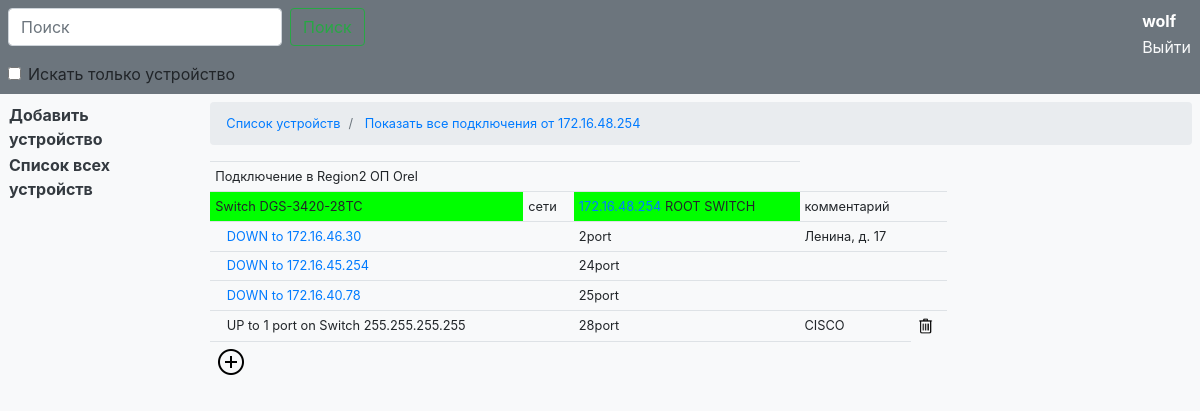
Before: /connection/2/ (signed in) with the older database file.
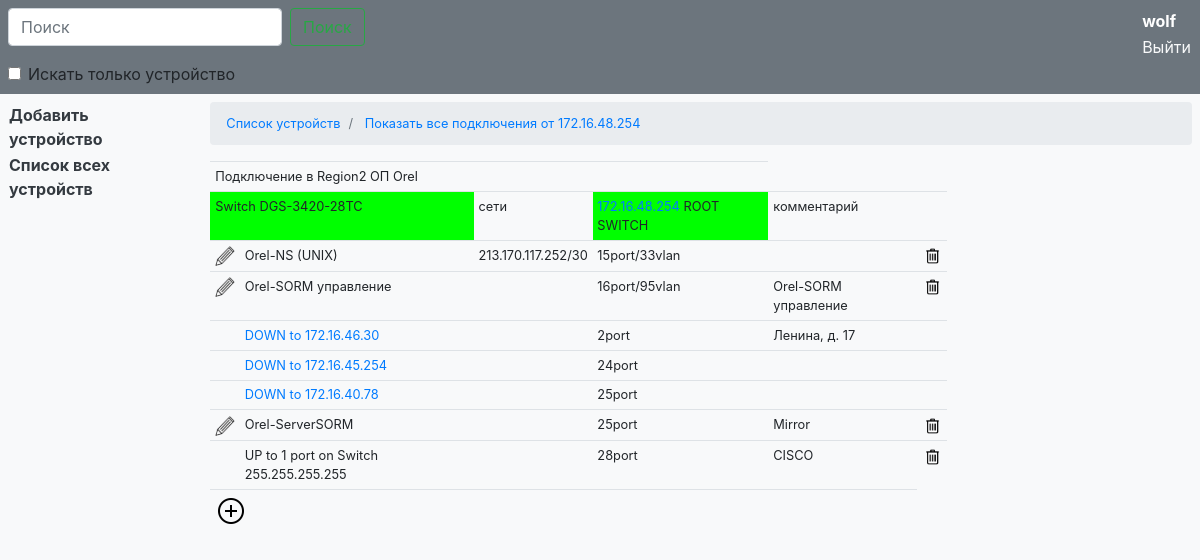
After: the same page with the newer database file.
### models_device/models.py (models this page shows, shortened)
class Device(models.Model):
    model = models.ForeignKey(ModelDevices, null=True, on_delete=models.SET_NULL, help_text='модель устройства', verbose_name='Модель')
    ip = models.GenericIPAddressField(unique=True, help_text='IP нового устройства', verbose_name='IP устройства')
    incoming_port = models.CharField(max_length=10, help_text='приходящий порт', default=1, verbose_name='Приходящий порт')
    up_connect_ip = models.GenericIPAddressField(validators=[validate_up_connect_ip], help_text='IP устройства от которого подключено', verbose_name='IP вышестоящего')
    up_connect_port = models.CharField(max_length=10, help_text='порт подключения на вышестоящем устройстве', default=1, verbose_name='Порт вышестоящего')
    city = models.ForeignKey(Cities, on_delete=models.PROTECT, help_text='город подключения', verbose_name='Город')
    comment = models.TextField(blank=True, verbose_name='Комментарий', help_text='комментарий')
    update = models.DateTimeField(auto_now=True)
    class Meta:
        verbose_name = 'Установленное оборудование'
        verbose_name_plural = 'Установленное оборудование'

class ModelDevices(models.Model):
    type = models.CharField(max_length=30, verbose_name='Тип устройства')
    model = models.CharField(max_length=30, help_text='модель устройства', verbose_name='Модель')
    ports = models.PositiveSmallIntegerField(help_text='количество портов', verbose_name='Портов')
    template = models.CharField(max_length=50,help_text='имя файла с шаблоном', verbose_name='Шаблон')
    comment = models.TextField(blank=True, verbose_name='Комментарий', help_text='комментарий')
    class Meta:
        verbose_name = 'Тип и модель оборудования'
        verbose_name_plural = 'Типы и модели оборудования'
        ordering = ['model']

### cities/models.py (models this page shows, shortened)
class Cities(models.Model):
    city = models.CharField(max_length=30, help_text='Город')
    city_prefix = models.CharField(max_length=10, help_text='Префикс в мнемокоде')
    region = models.IntegerField(choices=REGIONS)
    comment = models.TextField(blank=True)
    class Meta:
        verbose_name = 'Город'
        verbose_name_plural = 'Города'

### connection_on_device/models.py (models this page shows, shortened)
class ConnectionOnDevice(models.Model):
    id_dev = models.ForeignKey(Device, on_delete=models.CASCADE,
        help_text='ID оборудования, к которому подключен клиент/устройство')
    port = models.CharField(max_length=10, help_text='Порт подключения')
    connected = models.CharField(max_length=40, help_text='Что подключено к порту')
    vlan = models.CharField(max_length=5, default='Null', help_text='vlan клиента, если есть')
    ip_client = models.TextField(blank=True, verbose_name='IP клиента', help_text='IP/сети выделенные клиенту через ";"')
    comment = models.TextField(blank=True, help_text='Комментарий')
    date = models.DateTimeField(auto_now_add=True, help_text='Дата добавления')
    update = models.DateTimeField(auto_now=True, help_text='Дата изменения')
    class Meta:
    	verbose_name = "Подключенное оборудование/клиенты"
    	verbose_name_plural = "Подключенное оборудование/клиенты"

### connection_on_device/views.py (the view)
# urls.py: path('<int:id_dev>/', views.on_device, name='connections_on_dev'),
def on_device(request, id_dev):
    connections, dev = on_device_get(request, id_dev)
    return render(request, "connection.html", {
        "connections":connections,
        "dev":dev,
        "color":COLORS[dev.model.type],
        })

### connection_on_device/templates/connection.html (shortened to what this page needs)
{% extends "base.html" %}
{% load static %}
{% block head %}
		<nav aria-label="breadcrumb">
		  <ol class="breadcrumb">
		  	<li class="breadcrumb-item"><a href="{% url 'device' %}">Список устройств</a></li>
		    <li class="breadcrumb-item">
		    	<a href="{% url 'all_connection' dev.pk %}" data-toggle="tooltip" data-placement="right" title="Показать все подключения от этого узла">
			    	Показать все подключения от {{ dev.ip }}
				</a>
			</li>
		  </ol>
		</nav>
{% endblock %}
{% block main %}
		<table class="table table-sm p-0 table-hover w-75">
			<tr>
				<td colspan="4">
					Подключение в {{ dev.city.get_region_display}} ОП {{ dev.city.city }}
				</td>
			</tr>
			<tr>
				<td bgcolor="{{ color }}" colspan="2">
					{{ dev.model.type }}&nbsp;{{ dev.model.model }}
				</td>
				<td>
					сети&nbsp;
				</td>
				<td bgcolor="{{ color }}">
					<a href="{% url 'path_to_dev' dev.pk %}" data-toggle="tooltip" data-placement="right" title="Показать путь до данного узла">{{ dev.ip }}</a> {{ dev.comment }}
				</td>
				<td colspan="2">
					комментарий
				</td>
			</tr>
			{% for connection in connections %}
			<tr>
				<td>
					{% if perms.connection_on_device.change_connectionondevice %}
						{% if 'UP to' in connection.connected.0 or 'DOWN to' in connection.connected.0 %}
						{%else%}
							{% if 'UP to' in connection.connected %}
							{%else%}
		          			<a class="alert-link text-dark"
		          			href="{% url 'edit_connection' dev.pk connection.pk %}" data-toggle="tooltip" data-placement="left" title="Редактировать подключение">
								<img src="{% static "img/edit.png" %}" width="20" height="20">
							</a>
							{% endif %}
						{% endif %}
					{% endif %}
				</td>
				<td>
					{% if 'UP to' in connection.connected.0 or 'DOWN to' in connection.connected.0 %}
						<a href="{% url 'connections_on_dev' connection.connected.1.pk %}" data-toggle="tooltip" data-placement="top"
						title="Показать подключения на данном устройстве">{{ connection.connected.0 }}</a>
					{% else %}
						{{ connection.connected }}
					{% endif %}
				</td>
				<td>
					{{ connection.ip_client }}
				</td>
				<td>
					{% include 'port_block.html' %}
				</td>
				<td>
					{% include "comment_block.html" %}
				</td>
				<td>
					{% if perms.connection_on_device.delete_connectionondevice %}
						{% if 'UP to' in connection.connected.0 or 'DOWN to' in connection.connected.0 %}
							{%else%}
							<a href="" data-toggle="modal" data-target="#deleteModal{{ connection.pk }}" >
								<img src="{% static "img/delete.png" %}" width="20" height="20"title="Удалить подключение">
							</a>
						{% endif %}
					{% endif %}
				</td>
			</tr>
			{% endfor %}
			<tr>
				<td colspan="5">
					{% if perms.connection_on_device.add_connectionondevice %}
					<a class="alert-link text-dark" href="{% url 'add_connection' dev.pk %}" data-toggle="tooltip" data-placement="top" title="добавить подключение">
						<img src="{% static "img/add.png" %}" width="32" height="32">
					</a>
					{% endif %}
				</td>
			</tr>
		</table>
{% endblock %}

### templates/base.html (shortened to what this page needs)
{% load static %}
<!DOCTYPE html>
<html lang="en">
  <head>
    <link rel="stylesheet"  type="text/css" href="{% static "css/bootstrap.min.css" %}">
    <link rel="stylesheet"  type="text/css" href="{% static "css/intranet.css" %}">
  </head>
  <body class="bg-light">
    <header>
      <div class="container bg-secondary mw-100 p-2">
        <div class="row">
          <div class="col">
            {% if region %}
              {% if city %}
                <form action="{% url 'dev_list_city' region city %}">
              {% else %}
                <form action="{% url 'dev_list_region' region %}">
              {% endif %}
            {% else %}
            <form action="{% url 'dev_list' %}">
            {% endif %}
            <div class="form-group form-inline mt-2 mt-md-0">
                <input class="form-control mr-sm-2" type="text" placeholder="Поиск" aria-label="Search" name="search">
                <button class="btn btn-outline-success my-2 my-sm-0" type="submit">Поиск</button>
            </div>
            <div class="form-group  my-sm-0">
              <div class="form-check">
                <input class="form-check-input" type="checkbox" id="gridCheck" name="only_dev">
                <label class="form-check-label" for="gridCheck">Искать только устройство</label>
              </div>
            </div>
            </form>
          </div>
          <div class="col" align="right">
             {% if user.is_authenticated %}
              <table>
                <tr><td class="text-white"><b>{{ user }}</b></td></tr>
                <tr><td><a class="text-light" href="{% url 'logout' %}">Выйти</a></td></tr>
              </table>
             {% else %}
              <a class="text-light" href="{% url 'login' %}">Войти</a>
             {% endif %}
          </div>
        </div>
      </div>
    </header>
    <main role="main">
      <div class="container mw-100 p-2">
        <div class="row">
          <div class="col">
            <table>
              {% if perms.models_device.add_device %}
              <tr>
                <td>
                  {% if region %}
                      {% if city %}
                        <a class="alert-link text-dark" href="{% url 'device_add_city' region city %}">Добавить устройство</a>
                      {% else %}
                        <a class="alert-link text-dark" href="{% url 'device_add_reg' region %}">Добавить устройство</a>
                      {% endif %}
                  {% else %}
                      <a class="alert-link text-dark" href="{% url 'device_add' %}">Добавить устройство</a>
                  {% endif %}
                </td>
              </tr>
              {% endif %}
              <tr>
                <td>
                  <a class="alert-link text-dark" href="{% url 'device' %}">Список всех устройств</a>
                </td>
              </tr>
            </table>
          </div>
          <div class="col-10">
                <div class="row">
                  <div class="col">
                    <small>
                    {% block head %}
                    {% endblock %}
                    </small>
                  </div>
                </div>
                <div class="row">
                  <div class="col">
                    <small>
                    {% block main %}
                    {% endblock %}
                    </small>
                  </div>
                </div>
          </div>
        </div>
      </div>
    </main>
  </body>
</html>

### connection_on_device/templates/port_block.html
					{% if 'RWR' in dev.model.type %}
						{{ connection.port }} {{ connection.vlan }}
					{% else %}
						{{ connection.port }}port{{ connection.vlan }}
					{% endif %}

### connection_on_device/templates/comment_block.html
					{% if connection.comment|length > 35 %}
						<div id="block_comment">
							{{ connection.comment }}
						</div>
					{% else %}
						{{ connection.comment }}
					{% endif %}

Changed rows visible on the page:
added ConnectionOnDevice: connected "Orel-NS (UNIX)", ip_client "213.170.117.252/30", port "15", vlan "/33vlan"
added ConnectionOnDevice: connected "Orel-SORM управление", port "16", vlan "/95vlan", comment "Orel-SORM управление"
added ConnectionOnDevice: connected "Orel-ServerSORM", port "25", comment "Mirror"
